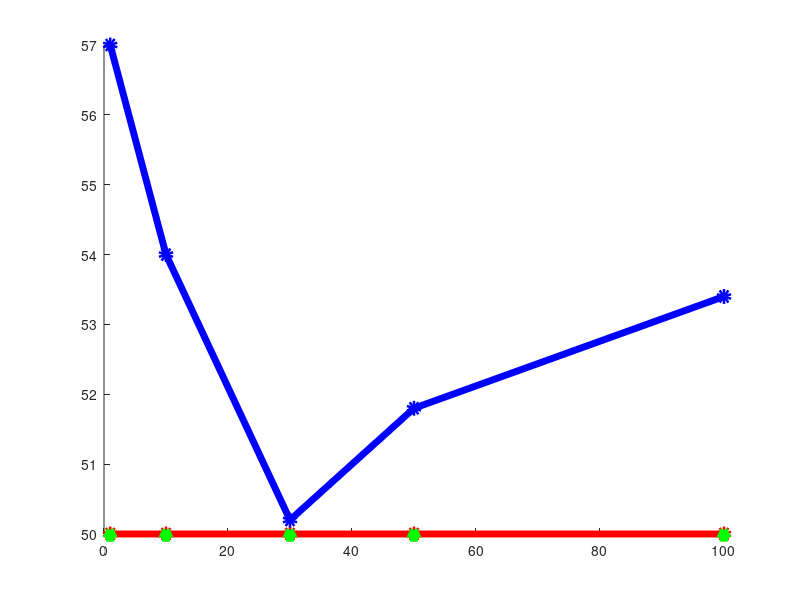

Write the MATLAB code that produced this figure. (Note: this script raises an error after producing the figure.)
name = 'fig1_nt'

h=figure;
hold on;
xs=[1,10,30,50,100];
plot(xs,50*ones(1,5),'r-o','LineWidth',5)
plot(xs,50*ones(1,5),'g^','LineWidth',5)
plot(xs,[57,54,50.2,51.8,53.4],'b-o','LineWidth',5)

xn='K_0';
yn='# Topics';
l={'ME-n','ME-z','GS'};
plot_pdf(h,name,xs,xn,yn,l);

